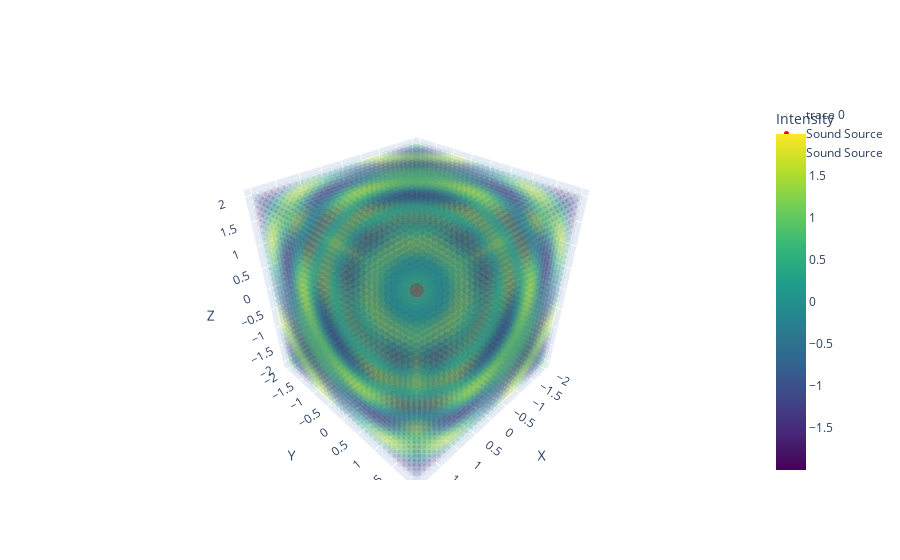

This figure's notebook cell:
### Code cell
import numpy as np
import plotly.graph_objects as go

# Constants
speed_of_sound = 343  # Speed of sound in m/s
frequency = 500  # Frequency of the sound waves (in Hz)

# Create a grid of points in 3D space
grid_size = 32
x = np.linspace(-2, 2, grid_size)
y = np.linspace(-2, 2, grid_size)
z = np.linspace(-2, 2, grid_size)
X, Y, Z = np.meshgrid(x, y, z)

# Calculate the amplitudes of the sound waves at each point
amplitudes = np.zeros((grid_size, grid_size, grid_size))
source_positions = [(0, 0, 0), (1, 1, 1)]  # Coordinates of the sound sources
scatter_x, scatter_y, scatter_z, colors = [], [], [], []
for i in range(grid_size):
    for j in range(grid_size):
        for k in range(grid_size):
            x_point, y_point, z_point = X[i, j, k], Y[i, j, k], Z[i, j, k]
            amplitude = 0
            for source_position in source_positions:
                r = np.sqrt((x_point - source_position[0]) ** 2 + (y_point - source_position[1]) ** 2 + (z_point - source_position[2]) ** 2)
                amplitude += np.sin(2 * np.pi * frequency * (r / speed_of_sound))
            scatter_x.append(x_point)
            scatter_y.append(y_point)
            scatter_z.append(z_point)
            colors.append(amplitude)

# Create a 3D scatter plot
fig = go.Figure(data=[go.Scatter3d(
    x=scatter_x,
    y=scatter_y,
    z=scatter_z,
    mode='markers',
    marker=dict(
        size=3,
        color=colors,
        colorscale='Viridis',
        opacity=0.12,
        colorbar=dict(title='Intensity')
    )
)])

# Add markers for sound source positions
for source_position in source_positions:
    fig.add_trace(go.Scatter3d(
        x=[source_position[0]],
        y=[source_position[1]],
        z=[source_position[2]],
        mode='markers',
        marker=dict(size=5, color='red'),
        name='Sound Source'
    ))

# Define the layout
fig.update_layout(
    scene=dict(
        xaxis_title='X',
        yaxis_title='Y',
        zaxis_title='Z',
    ),
)

# Show the figure
fig.show()

### Figure 1 — Plotly figure (JSON) as saved in the notebook; plotly's stock layout.template omitted (floating-point values rounded to 4 significant figures; data arrays with more than 128 entries replaced by an {"elided": "..."} marker saying what was removed)
{"data": [{"marker": {"color": {"elided": "32768 float values"}, "colorbar": {"title": {"text": "Intensity"}}, "colorscale": [[0, "#440154"], [0.1111, "#482878"], [0.2222, "#3e4989"], [0.3333, "#31688e"], [0.4444, "#26828e"], [0.5556, "#1f9e89"], [0.6667, "#35b779"], [0.7778, "#6ece58"], [0.8889, "#b5de2b"], [1, "#fde725"]], "opacity": 0.12, "size": 3}, "mode": "markers", "type": "scatter3d", "x": {"elided": "32768 float values"}, "y": {"elided": "32768 float values"}, "z": {"elided": "32768 float values"}}, {"marker": {"color": "red", "size": 5}, "mode": "markers", "name": "Sound Source", "type": "scatter3d", "x": [0], "y": [0], "z": [0]}, {"marker": {"color": "red", "size": 5}, "mode": "markers", "name": "Sound Source", "type": "scatter3d", "x": [1], "y": [1], "z": [1]}], "layout": {"scene": {"xaxis": {"title": {"text": "X"}}, "yaxis": {"title": {"text": "Y"}}, "zaxis": {"title": {"text": "Z"}}}}}
